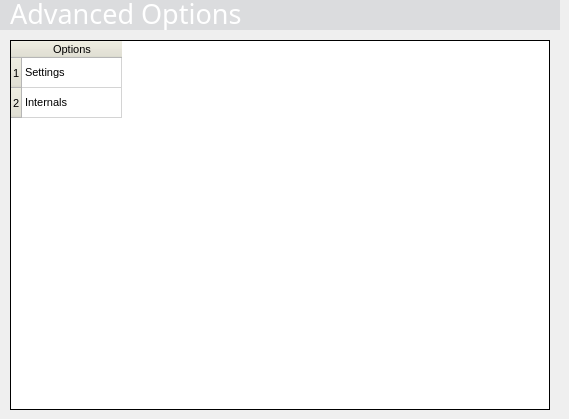
    <widget class="QWidget" name="advancedPage" >
     <widget class="QFrame" name="AdvancedOptionsTableHeaderFrame" >
      <property name="geometry" >
       <rect>
        <x>0</x>
        <y>0</y>
        <width>560</width>
        <height>30</height>
       </rect>
      </property>
      <property name="minimumSize" >
       <size>
        <width>560</width>
        <height>30</height>
       </size>
      </property>
      <property name="maximumSize" >
       <size>
        <width>560</width>
        <height>30</height>
       </size>
      </property>
      <property name="palette" >
       <palette>
        <active>
         <colorrole role="Base" >
          <brush brushstyle="SolidPattern" >
           <color alpha="255" >
            <red>255</red>
            <green>255</green>
            <blue>255</blue>
           </color>
          </brush>
         </colorrole>
         <colorrole role="Window" >
          <brush brushstyle="SolidPattern" >
           <color alpha="255" >
            <red>219</red>
            <green>220</green>
            <blue>222</blue>
           </color>
          </brush>
         </colorrole>
        </active>
        <inactive>
         <colorrole role="Base" >
          <brush brushstyle="SolidPattern" >
           <color alpha="255" >
            <red>255</red>
            <green>255</green>
            <blue>255</blue>
           </color>
          </brush>
         </colorrole>
         <colorrole role="Window" >
          <brush brushstyle="SolidPattern" >
           <color alpha="255" >
            <red>219</red>
            <green>220</green>
            <blue>222</blue>
           </color>
          </brush>
         </colorrole>
        </inactive>
        <disabled>
         <colorrole role="Base" >
          <brush brushstyle="SolidPattern" >
           <color alpha="255" >
            <red>219</red>
            <green>220</green>
            <blue>222</blue>
           </color>
          </brush>
         </colorrole>
         <colorrole role="Window" >
          <brush brushstyle="SolidPattern" >
           <color alpha="255" >
            <red>219</red>
            <green>220</green>
            <blue>222</blue>
           </color>
          </brush>
         </colorrole>
        </disabled>
       </palette>
      </property>
      <property name="autoFillBackground" >
       <bool>true</bool>
      </property>
      <property name="frameShape" >
       <enum>QFrame::NoFrame</enum>
      </property>
      <property name="frameShadow" >
       <enum>QFrame::Plain</enum>
      </property>
      <property name="lineWidth" >
       <number>0</number>
      </property>
      <widget class="QLabel" name="AdvancedOptionsTableHeaderText" >
       <property name="geometry" >
        <rect>
         <x>10</x>
         <y>-5</y>
         <width>480</width>
         <height>35</height>
        </rect>
       </property>
       <property name="minimumSize" >
        <size>
         <width>480</width>
         <height>35</height>
        </size>
       </property>
       <property name="maximumSize" >
        <size>
         <width>480</width>
         <height>35</height>
        </size>
       </property>
       <property name="palette" >
        <palette>
         <active>
          <colorrole role="WindowText" >
           <brush brushstyle="SolidPattern" >
            <color alpha="255" >
             <red>255</red>
             <green>255</green>
             <blue>255</blue>
            </color>
           </brush>
          </colorrole>
         </active>
         <inactive>
          <colorrole role="WindowText" >
           <brush brushstyle="SolidPattern" >
            <color alpha="255" >
             <red>255</red>
             <green>255</green>
             <blue>255</blue>
            </color>
           </brush>
          </colorrole>
         </inactive>
         <disabled>
          <colorrole role="WindowText" >
           <brush brushstyle="SolidPattern" >
            <color alpha="255" >
             <red>119</red>
             <green>119</green>
             <blue>119</blue>
            </color>
           </brush>
          </colorrole>
         </disabled>
        </palette>
       </property>
       <property name="font" >
        <font>
         <family>Utah MT</family>
         <pointsize>20</pointsize>
         <weight>50</weight>
         <bold>false</bold>
        </font>
       </property>
       <property name="lineWidth" >
        <number>0</number>
       </property>
       <property name="text" >
        <string>Advanced Options</string>
       </property>
       <property name="alignment" >
        <set>Qt::AlignLeading|Qt::AlignLeft|Qt::AlignTop</set>
       </property>
       <property name="indent" >
        <number>0</number>
       </property>
      </widget>
     </widget>
     <widget class="QTableWidget" name="advancedTable" >
      <property name="geometry" >
       <rect>
        <x>10</x>
        <y>40</y>
        <width>540</width>
        <height>370</height>
       </rect>
      </property>
      <property name="minimumSize" >
       <size>
        <width>540</width>
        <height>370</height>
       </size>
      </property>
      <property name="maximumSize" >
       <size>
        <width>540</width>
        <height>370</height>
       </size>
      </property>
      <property name="palette" >
       <palette>
        <active>
         <colorrole role="Button" >
          <brush brushstyle="SolidPattern" >
           <color alpha="255" >
            <red>227</red>
            <green>226</green>
            <blue>210</blue>
           </color>
          </brush>
         </colorrole>
         <colorrole role="Base" >
          <brush brushstyle="SolidPattern" >
           <color alpha="255" >
            <red>255</red>
            <green>255</green>
            <blue>255</blue>
           </color>
          </brush>
         </colorrole>
         <colorrole role="Window" >
          <brush brushstyle="SolidPattern" >
           <color alpha="255" >
            <red>255</red>
            <green>255</green>
            <blue>255</blue>
           </color>
          </brush>
         </colorrole>
        </active>
        <inactive>
         <colorrole role="Button" >
          <brush brushstyle="SolidPattern" >
           <color alpha="255" >
            <red>227</red>
            <green>226</green>
            <blue>210</blue>
           </color>
          </brush>
         </colorrole>
         <colorrole role="Base" >
          <brush brushstyle="SolidPattern" >
           <color alpha="255" >
            <red>255</red>
            <green>255</green>
            <blue>255</blue>
           </color>
          </brush>
         </colorrole>
         <colorrole role="Window" >
          <brush brushstyle="SolidPattern" >
           <color alpha="255" >
            <red>255</red>
            <green>255</green>
            <blue>255</blue>
           </color>
          </brush>
         </colorrole>
        </inactive>
        <disabled>
         <colorrole role="Button" >
          <brush brushstyle="SolidPattern" >
           <color alpha="255" >
            <red>227</red>
            <green>226</green>
            <blue>210</blue>
           </color>
          </brush>
         </colorrole>
         <colorrole role="Base" >
          <brush brushstyle="SolidPattern" >
           <color alpha="255" >
            <red>255</red>
            <green>255</green>
            <blue>255</blue>
           </color>
          </brush>
         </colorrole>
         <colorrole role="Window" >
          <brush brushstyle="SolidPattern" >
           <color alpha="255" >
            <red>255</red>
            <green>255</green>
            <blue>255</blue>
           </color>
          </brush>
         </colorrole>
        </disabled>
       </palette>
      </property>
      <property name="font" >
       <font>
        <pointsize>8</pointsize>
       </font>
      </property>
      <property name="autoFillBackground" >
       <bool>true</bool>
      </property>
      <property name="frameShape" >
       <enum>QFrame::Box</enum>
      </property>
      <property name="frameShadow" >
       <enum>QFrame::Plain</enum>
      </property>
      <property name="selectionMode" >
       <enum>QAbstractItemView::SingleSelection</enum>
      </property>
      <property name="selectionBehavior" >
       <enum>QAbstractItemView::SelectRows</enum>
      </property>
      <row>
       <property name="text" >
        <string>1</string>
       </property>
      </row>
      <row>
       <property name="text" >
        <string>2</string>
       </property>
      </row>
      <column>
       <property name="text" >
        <string>Options</string>
       </property>
      </column>
      <item row="0" column="0" >
       <property name="text" >
        <string>Settings</string>
       </property>
       <property name="icon" >
        <iconset>icons/tree_settings.png</iconset>
       </property>
      </item>
      <item row="1" column="0" >
       <property name="text" >
        <string>Internals</string>
       </property>
       <property name="icon" >
        <iconset>icons/tree_internals.png</iconset>
       </property>
      </item>
     </widget>
    </widget>
